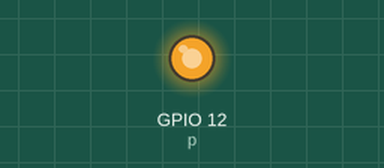
Bench run of a program on a simulated Raspberry Pi (BCM pin numbers). Parts: output pins drawn as LEDs (lit = HIGH). At 1.0 s the program stops and its outputs stay as they are.

Above: at 0.1 s.
At 1.1 s:
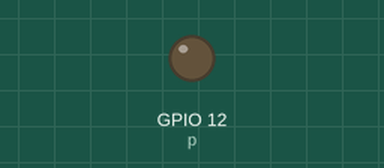
Timing chart, 0 to 2.5 s (numbered marks = the images above):
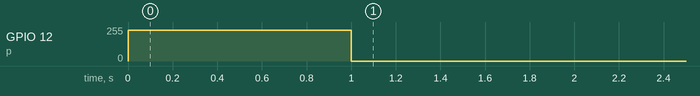

The program:

buzzer.py
```python
import RPi.GPIO as GPIO
import time
GPIO.setmode(GPIO.BCM)
GPIO.setup(12, GPIO.OUT)
scale = [262, 294, 330, 349, 392, 440, 494, 523]

try:
    p=GPIO.PWM(12, 100)
    p.start(100)
    p.ChangeDutyCycle(90)

    for i in range(1):
        p.ChangeFrequency(scale[i])
        time.sleep(1)
    p.stop()

finally:
    GPIO.cleanup()
```

Measured:
- by itself, GPIO 12 (p): 0/255 → 230/255 at 0.00 s, → 0/255 1.0 s later
